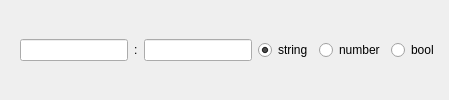
             <widget class="QWidget" name="widget_params_5" native="true">
              <layout class="QHBoxLayout" name="horizontalLayout_12">
               <property name="leftMargin">
                <number>20</number>
               </property>
               <property name="topMargin">
                <number>0</number>
               </property>
               <property name="rightMargin">
                <number>10</number>
               </property>
               <property name="bottomMargin">
                <number>0</number>
               </property>
               <item>
                <widget class="QLineEdit" name="lineEdit_key5">
                 <property name="toolTip">
                  <string>key 5</string>
                 </property>
                 <property name="text">
                  <string notr="true"/>
                 </property>
                 <property name="alignment">
                  <set>Qt::AlignRight|Qt::AlignTrailing|Qt::AlignVCenter</set>
                 </property>
                </widget>
               </item>
               <item>
                <widget class="QLabel" name="label_19">
                 <property name="text">
                  <string notr="true">:</string>
                 </property>
                </widget>
               </item>
               <item>
                <widget class="QLineEdit" name="lineEdit_value5">
                 <property name="toolTip">
                  <string>value 5</string>
                 </property>
                 <property name="text">
                  <string notr="true"/>
                 </property>
                </widget>
               </item>
               <item>
                <widget class="QRadioButton" name="rBtn_string5">
                 <property name="text">
                  <string notr="true">string</string>
                 </property>
                 <property name="checked">
                  <bool>true</bool>
                 </property>
                </widget>
               </item>
               <item>
                <widget class="QRadioButton" name="rBtn_number5">
                 <property name="text">
                  <string notr="true">number</string>
                 </property>
                </widget>
               </item>
               <item>
                <widget class="QRadioButton" name="rBtn_bool5">
                 <property name="text">
                  <string notr="true">bool</string>
                 </property>
                </widget>
               </item>
              </layout>
             </widget>
